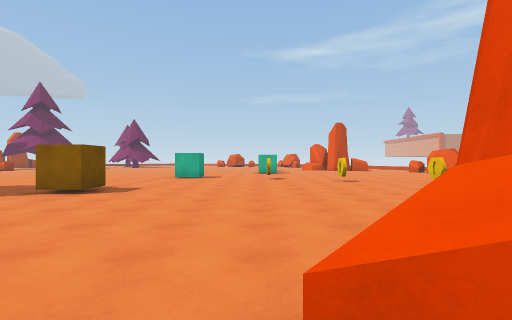
view 1 (above)

18 first-person views from a walk through a 3-D level made in the Unity game engine. The camera is 1.5 m above the floor, looks level and sees 85° across. The floor is counted in squares, 2 m on a side. Each view is taken from the middle of a square. On the plan, view 1 faces up. The plan holds only what a view shows up to about 10 squares ahead; the rest is blank. The place goes on beyond the plan. The player is left out. Some animated figures are left out. Surface patterns are stand-ins for the level's own textures.

view 2
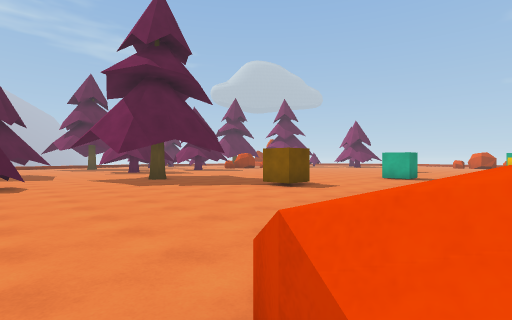

view 3
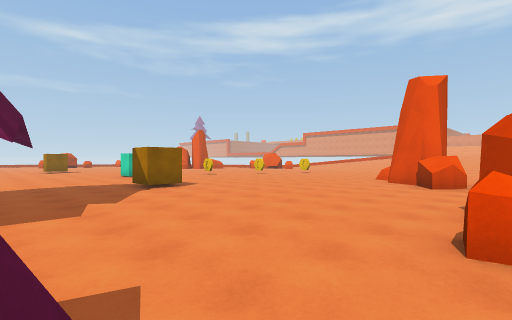

view 4
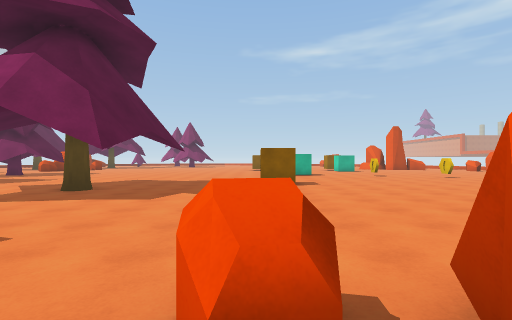

view 5
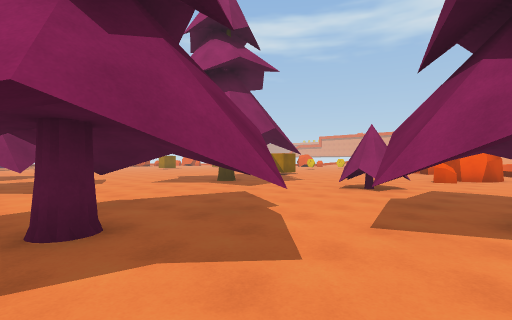

view 6
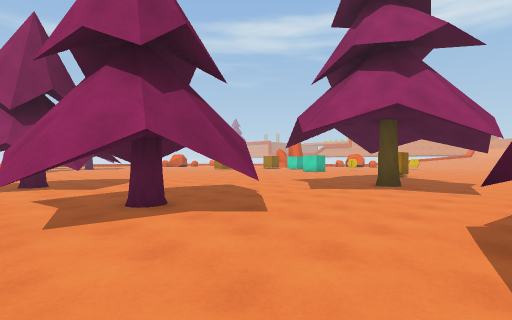

view 7
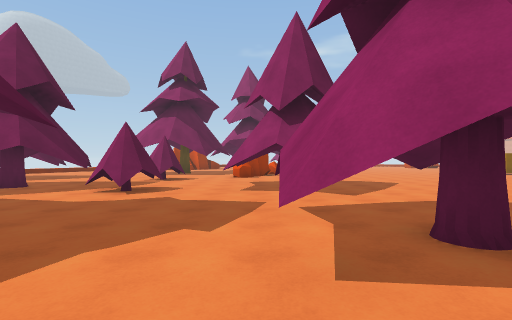

view 8
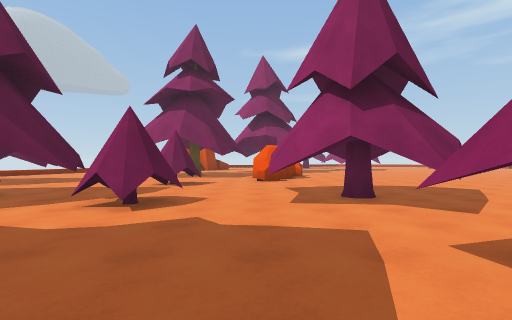

view 9
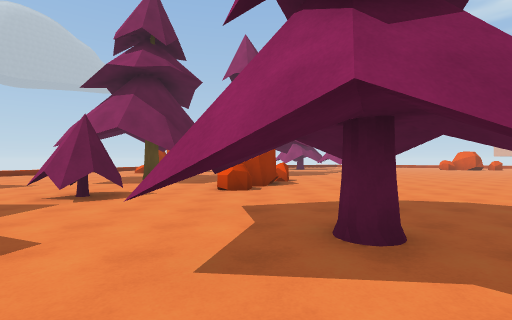

view 10
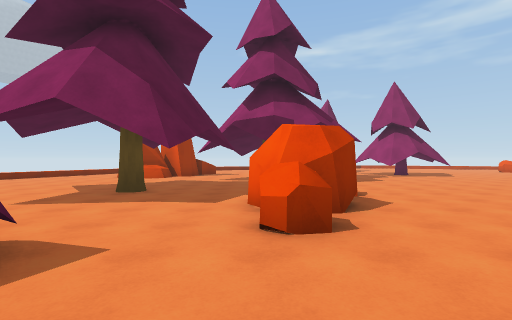

view 11
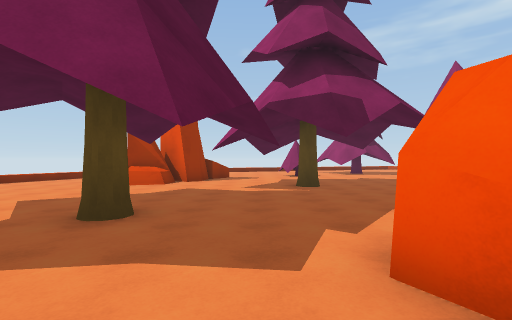

view 12
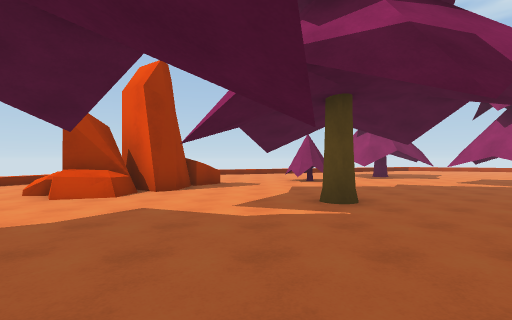

view 13
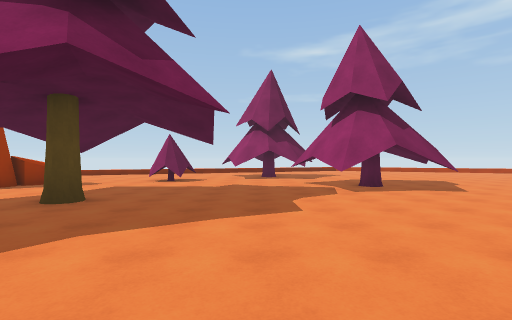

view 14
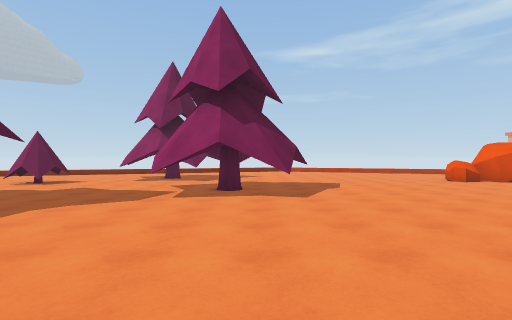

view 15
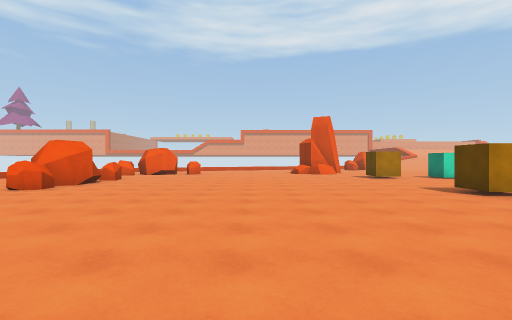

view 16
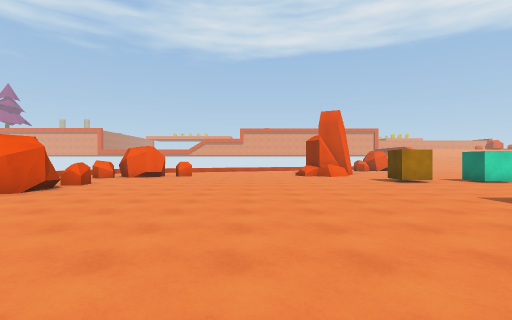

view 17
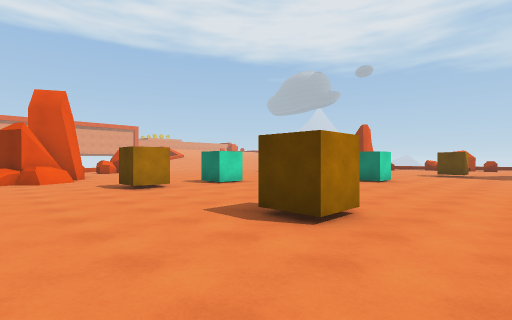

view 18
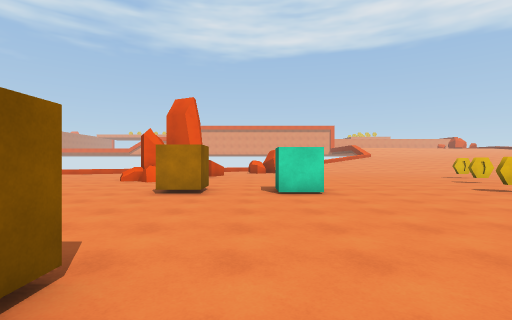

### Floor plan
Key: @ floor where view 1 was taken; # wall or solid block; x gap in a wall; . floor; / step, stairs or slope; = window, fence, low wall or low ledge; ^ raised ledge; T thing the floor can be seen under or through; R rock; C cube; O other object.
Columns run from 28 left of view 1 to 4 right of it. Each row starts with its distance up from view 1.
 30         ..#.#### .......^####
 29        ...#..... .............
 28       ^=.......#..#...........
 27       #........#..............
 26 /.. ###........#.#............
 25 /..=#^........................
 24  .........#...................
 23  .............................
 22  ...............................
 21   ................. ............#
 20   ....#...........   ...........^
 19   .........R.......  ..O.....O...
 18   .......RR........  ............
 17    ......RR.......   ............
 16    ......RR.......   .......CC..
 15   #...##..........   ...........
 14   ....#..... ....    ............
 13    .T.....#......    ............
 12    T T....##.#..     ....C.......
 11      Tx#..#.....     ........#...
 10      .......#....   ...........#.
  9      .......##....  .............
  8       .....#.....................
  7        ...###. .........O........
  6         ..##.....................
  5          ...##.....#............
  4           .....................
  3           .....................
  2           ...##...............#
  1             ..#.............=##
  0             .#.#...##.......@..
 -1             ...........=##
 -2             .#.#.  .....##
 -3             ....   ...

Where each view was taken, in squares from view 1:
view 1: 0 up, 0 right, facing up
view 2: 0 up, 1 right, facing up-left
view 3: 1 down, 8 left, facing up-right
view 4: 2 down, 5 left, facing up
view 5: 3 down, 16 left, facing up-right
view 6: 2 up, 18 left, facing up-right
view 7: 4 up, 18 left, facing up
view 8: 6 up, 19 left, facing up
view 9: 9 up, 18 left, facing up
view 10: 13 up, 19 left, facing up
view 11: 16 up, 20 left, facing up
view 12: 19 up, 20 left, facing up
view 13: 19 up, 15 left, facing up
view 14: 20 up, 11 left, facing up
view 15: 24 up, 11 left, facing right
view 16: 24 up, 9 left, facing right
view 17: 22 up, 7 left, facing down-right
view 18: 17 up, 6 left, facing right
